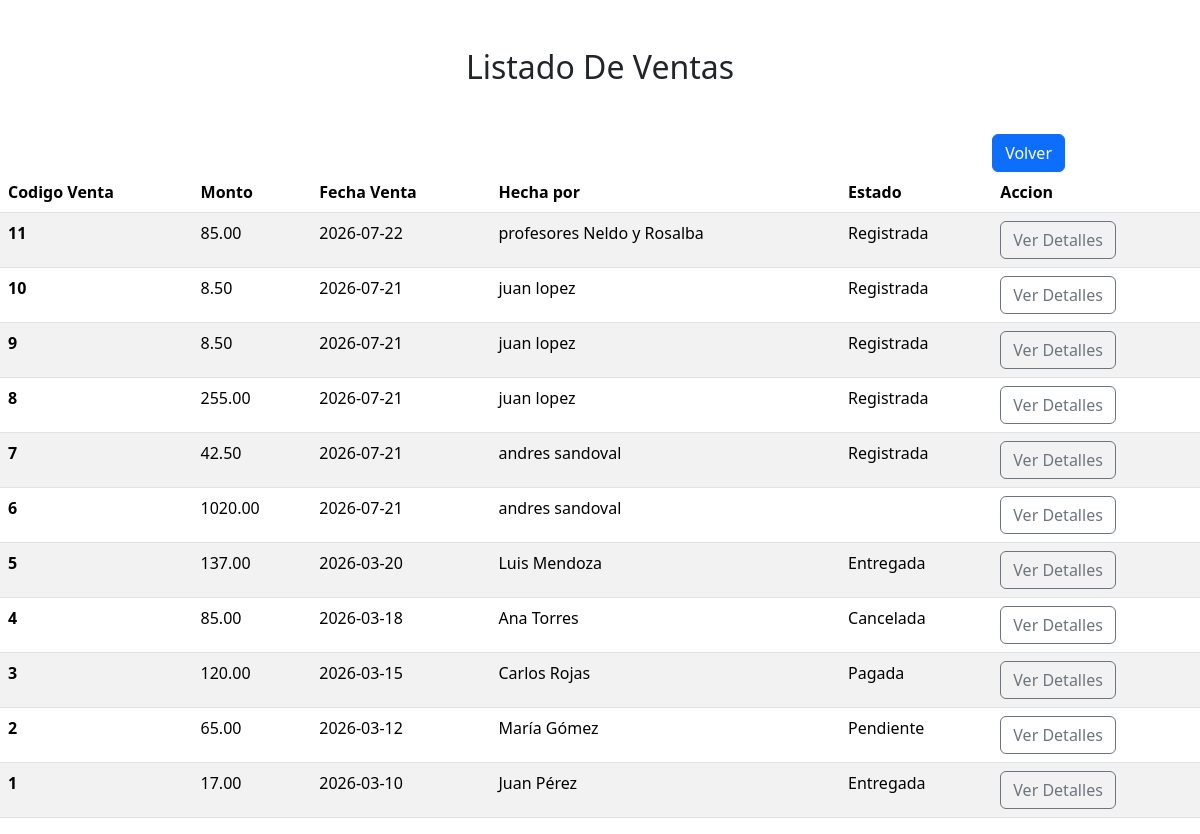
The app's page /ventas/listado_ventas.php (signed in) with its own data.
### tables this page shows
CREATE TABLE `venta` (
  `idventa` int(11) NOT NULL,
  `monto` decimal(10,2) DEFAULT NULL,
  `estado_venta` enum('Pagada','Pendiente','Entregada','Cancelada','Registrada') DEFAULT NULL,
  `fecha_venta` date DEFAULT NULL,
  `idusuario` int(11) NOT NULL
);

CREATE TABLE `usuarios` (
  `idusuario` int(11) NOT NULL,
  `nombre` varchar(45) DEFAULT NULL,
  `apellido` varchar(45) DEFAULT NULL,
  `dni` varchar(8) DEFAULT NULL,
  `telefono` varchar(45) DEFAULT NULL,
  `email` varchar(45) DEFAULT NULL,
  `direccion` varchar(45) DEFAULT NULL,
  `password_hash` varchar(255) DEFAULT NULL,
  `rol` enum('admin','vendedor','usuario') DEFAULT NULL
);

### ventas/listado_ventas.php (the view, shortened to what this page needs)
<?php
require_once "../conexion.php";
$sql = "SELECT venta.*, usuarios.nombre, usuarios.apellido FROM venta INNER JOIN usuarios ON venta.idusuario = usuarios.idusuario ORDER BY fecha_venta DESC";
$stmt=$conex->prepare($sql);
if($stmt->execute()){
  $resultado=$stmt->get_result();
}
?>
<!DOCTYPE html>
<html lang="es">
<head>
    <link href="https://cdn.jsdelivr.net/npm/bootstrap@5.3.8/dist/css/bootstrap.min.css" rel="stylesheet">
</head>
<body>
  <div class="container text-center ">
    <div class="text-center my-5">
      <h2>Listado De Ventas</h2>
    </div>
    <div class="col-11 d-flex justify-content-end">
    <a href="../admin/inicio_admin.php" class="btn btn-primary">Volver</a>
  </div>
  </div>
  <section>
<table class="table table-striped">
  <thead>
    <tr>
      <th scope="col">Codigo Venta</th>
      <th scope="col">Monto</th>
      <th scope="col">Fecha Venta</th>
      <th scope="col">Hecha por</th>
      <th scope="col">Estado</th>
      <th scope="col">Accion</th>
    </tr>
  </thead>
  <tbody>
    <?php
    if($resultado->num_rows>0)
      while($fila=$resultado->fetch_assoc()){
    ?>
    <tr>
        <th scope="row"><?php echo $fila["idventa"]; ?></th>
        <td><?php echo $fila["monto"];?></td>
        <td><?php echo $fila["fecha_venta"];?></td>
        <td><?php echo $fila["nombre"];echo " "; echo $fila["apellido"];?></td>
        <td><?php echo $fila["estado_venta"];?></td>
        <td>
          <div class="d-flex gap-2">
            <form action="detalle_venta.php" method="post">
              <button type="submit" class="btn btn-outline-secondary">Ver Detalles</button>
            </form>
          </div>
        </td>
    </tr>
  <?php
      } else{
      }
    ?>
  </tbody>
</table>
  </section>
</body>
</html>

### records on screen
venta: idventa "11", monto "85.00", fecha_venta "2026-07-22", idusuario.nombre "profesores", idusuario.apellido "Neldo y Rosalba", estado_venta "Registrada"
venta: idventa "10", monto "8.50", fecha_venta "2026-07-21", idusuario.nombre "juan", idusuario.apellido "lopez", estado_venta "Registrada"
venta: idventa "9", monto "8.50", fecha_venta "2026-07-21", idusuario.nombre "juan", idusuario.apellido "lopez", estado_venta "Registrada"
venta: idventa "8", monto "255.00", fecha_venta "2026-07-21", idusuario.nombre "juan", idusuario.apellido "lopez", estado_venta "Registrada"
venta: idventa "7", monto "42.50", fecha_venta "2026-07-21", idusuario.nombre "andres", idusuario.apellido "sandoval", estado_venta "Registrada"
venta: idventa "6", monto "1020.00", fecha_venta "2026-07-21", idusuario.nombre "andres", idusuario.apellido "sandoval"
venta: idventa "5", monto "137.00", fecha_venta "2026-03-20", idusuario.nombre "Luis", idusuario.apellido "Mendoza", estado_venta "Entregada"
venta: idventa "4", monto "85.00", fecha_venta "2026-03-18", idusuario.nombre "Ana", idusuario.apellido "Torres", estado_venta "Cancelada"
venta: idventa "3", monto "120.00", fecha_venta "2026-03-15", idusuario.nombre "Carlos", idusuario.apellido "Rojas", estado_venta "Pagada"
venta: idventa "2", monto "65.00", fecha_venta "2026-03-12", idusuario.nombre "María", idusuario.apellido "Gómez", estado_venta "Pendiente"
venta: idventa "1", monto "17.00", fecha_venta "2026-03-10", idusuario.nombre "Juan", idusuario.apellido "Pérez", estado_venta "Entregada"
